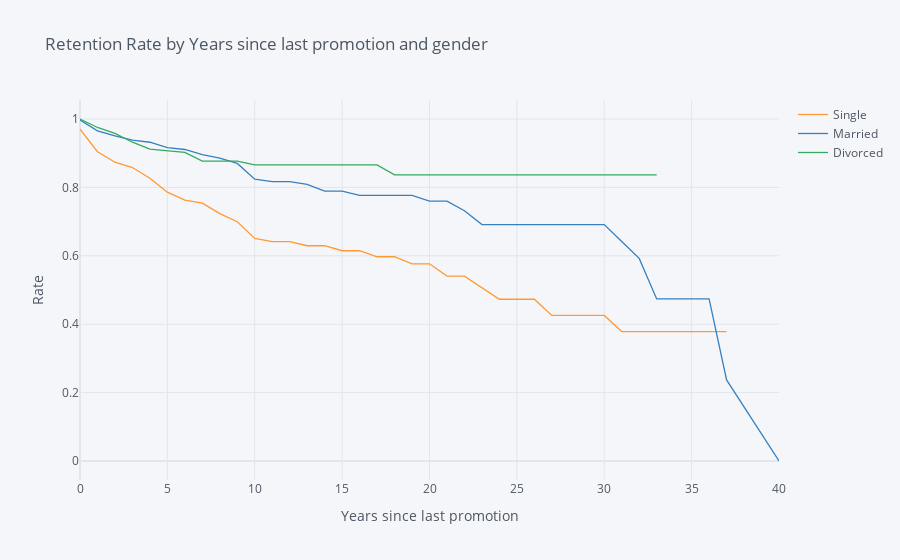

Notebook source saved alongside this figure:
### Markdown cell above
## 4. Let's switch to looking at retention rates from another demographic perspective: marital status. Generate and plot survival curves for the different marital statuses by number of years at the company.

### Code cell
employee_age = survival(data,'MaritalStatus','YearsAtCompany','Attrition')
employee_age.iplot(kind='line',xTitle='Years since last promotion',yTitle='Rate', 
                     title='Retention Rate by Years since last promotion and gender')

### Figure 1 — Plotly figure (JSON) as saved in the notebook; plotly's stock layout.template omitted (floating-point values rounded to 4 significant figures)
{"data": [{"line": {"color": "rgba(255, 153, 51, 1.0)", "dash": "solid", "shape": "linear", "width": 1.3}, "mode": "lines", "name": "Single", "text": "", "type": "scatter", "x": [0, 1, 2, 3, 4, 5, 6, 7, 8, 9, 10, 11, 12, 13, 14, 15, 16, 17, 18, 19, 20, 21, 22, 23, 24, 25, 26, 27, 29, 30, 31, 32, 33, 34, 36, 37, 40], "y": [0.9702, 0.9044, 0.8736, 0.8581, 0.8268, 0.7861, 0.7628, 0.754, 0.7234, 0.6997, 0.6507, 0.6413, 0.6413, 0.6294, 0.6294, 0.6148, 0.6148, 0.5972, 0.5972, 0.5766, 0.5766, 0.5406, 0.5406, 0.5068, 0.473, 0.473, 0.473, 0.4257, 0.4257, 0.4257, 0.3784, 0.3784, 0.3784, 0.3784, 0.3784, 0.3784, ""]}, {"line": {"color": "rgba(55, 128, 191, 1.0)", "dash": "solid", "shape": "linear", "width": 1.3}, "mode": "lines", "name": "Married", "text": "", "type": "scatter", "x": [0, 1, 2, 3, 4, 5, 6, 7, 8, 9, 10, 11, 12, 13, 14, 15, 16, 17, 18, 19, 20, 21, 22, 23, 24, 25, 26, 27, 29, 30, 31, 32, 33, 34, 36, 37, 40], "y": [0.997, 0.9654, 0.9506, 0.9381, 0.932, 0.9164, 0.9109, 0.8958, 0.8858, 0.8702, 0.8239, 0.817, 0.817, 0.8086, 0.7894, 0.7894, 0.7768, 0.7768, 0.7768, 0.7768, 0.7599, 0.7599, 0.7318, 0.6911, 0.6911, 0.6911, 0.6911, 0.6911, 0.6911, 0.6911, 0.6418, 0.5924, 0.4739, 0.4739, 0.4739, 0.237, 0]}, {"line": {"color": "rgba(50, 171, 96, 1.0)", "dash": "solid", "shape": "linear", "width": 1.3}, "mode": "lines", "name": "Divorced", "text": "", "type": "scatter", "x": [0, 1, 2, 3, 4, 5, 6, 7, 8, 9, 10, 11, 12, 13, 14, 15, 16, 17, 18, 19, 20, 21, 22, 23, 24, 25, 26, 27, 29, 30, 31, 32, 33, 34, 36, 37, 40], "y": [1, 0.9752, 0.9581, 0.9321, 0.9122, 0.9078, 0.9021, 0.8769, 0.8769, 0.8769, 0.8657, 0.8657, 0.8657, 0.8657, 0.8657, 0.8657, 0.8657, 0.8657, 0.8368, 0.8368, 0.8368, 0.8368, 0.8368, 0.8368, 0.8368, 0.8368, 0.8368, 0.8368, 0.8368, 0.8368, 0.8368, 0.8368, 0.8368, "", "", "", ""]}], "layout": {"legend": {"bgcolor": "#F5F6F9", "font": {"color": "#4D5663"}}, "paper_bgcolor": "#F5F6F9", "plot_bgcolor": "#F5F6F9", "title": {"font": {"color": "#4D5663"}, "text": "Retention Rate by Years since last promotion and gender"}, "xaxis": {"gridcolor": "#E1E5ED", "showgrid": true, "tickfont": {"color": "#4D5663"}, "title": {"font": {"color": "#4D5663"}, "text": "Years since last promotion"}, "zerolinecolor": "#E1E5ED"}, "yaxis": {"gridcolor": "#E1E5ED", "showgrid": true, "tickfont": {"color": "#4D5663"}, "title": {"font": {"color": "#4D5663"}, "text": "Rate"}, "zerolinecolor": "#E1E5ED"}}}
